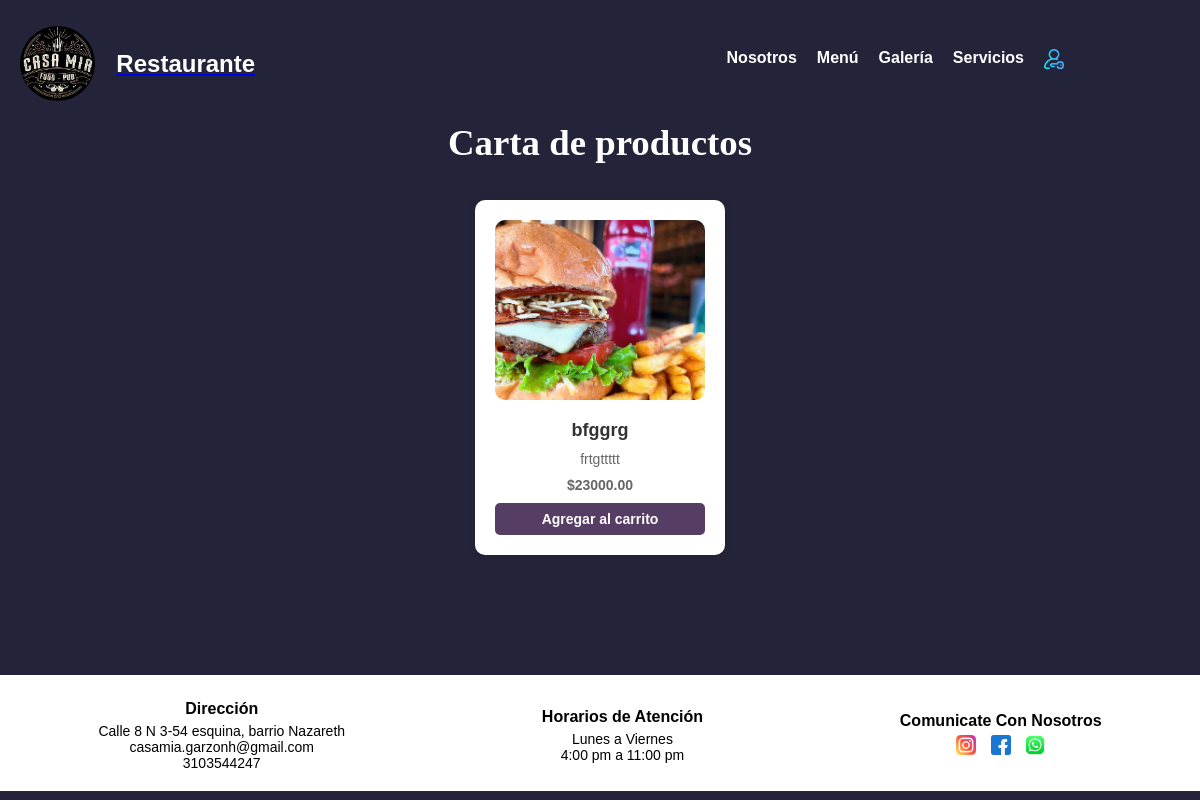
Before: /productos/ with the older database file.
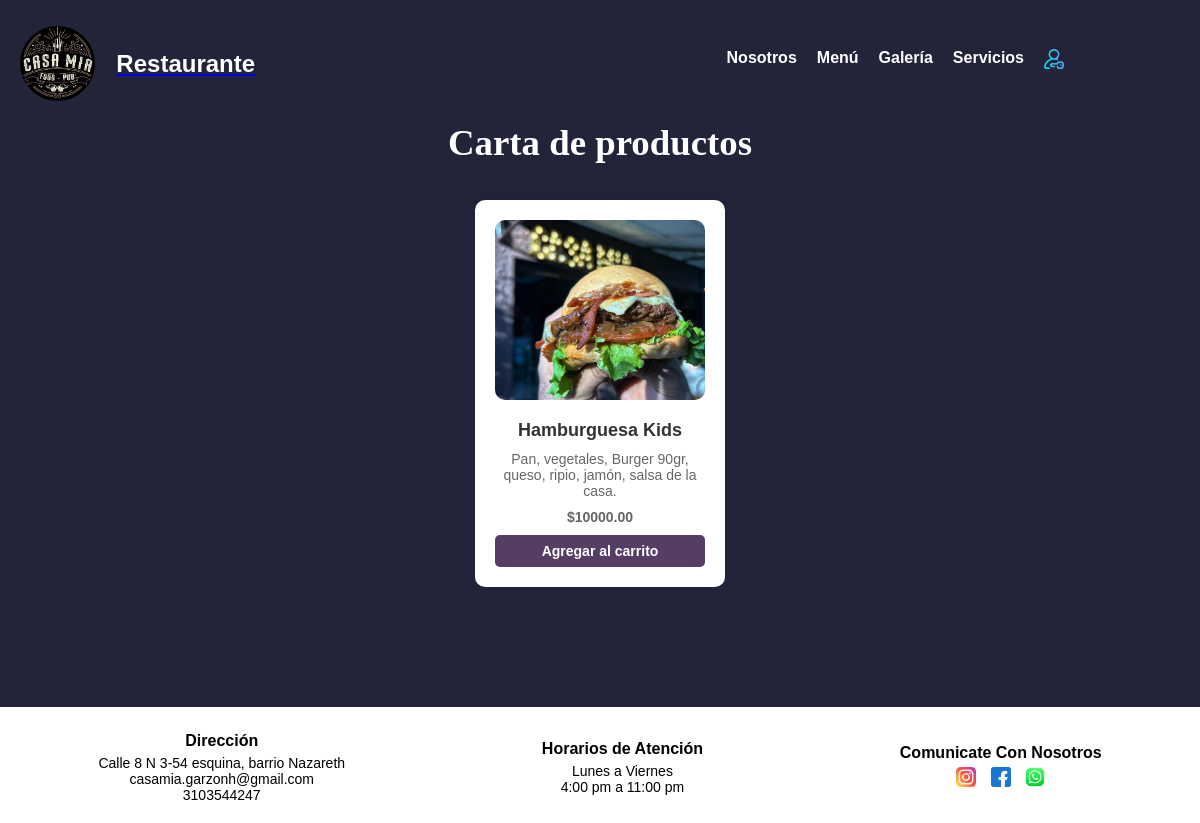
After: the same page with the newer database file.
### web/models.py (models this page shows, shortened)
class Producto(models.Model):
    id = models.AutoField(primary_key=True)
    imagen = models.ImageField(upload_to='productos/', blank=True, null=True)
    nombre = models.CharField(max_length=255)
    caracteristicas = models.TextField()
    precio = models.DecimalField(max_digits=10, decimal_places=2)
    cantidad = models.PositiveIntegerField()  # Asegúrate de que este campo esté definido

### web/views.py (the view, shortened to what this page needs)
# urls.py: path('productos/', views.productos, name='productos'),
def productos(request):
    producto_lista = Producto.objects.all()
    return render(request, 'productos.html', {'productos': producto_lista})

### web/templates/productos.html (shortened to what this page needs)
{% extends 'base.html' %}
{% block content %}
{% load static %}
<link rel="stylesheet" href="{% static 'css/productos.css'%}">
<div class="container">
	<h3> Carta de productos</h3>
{% if productos %}
    <div class="productos-container">
        {% for producto in productos %}
            <div class="producto-card">
                {% if producto.imagen %}
                    <img src="{{ producto.imagen.url }}" alt="{{ producto.nombre }}">
                {% else %}
                    <img src="{% static 'img/no-image.png' %}" alt="Sin imagen">
                {% endif %}
                <h2>{{ producto.nombre }}</h2>
                <p>{{ producto.caracteristicas }}</p>
                <p class="precio">${{ producto.precio }}</p>
				<form method="POST" action="{% url 'productos' %}">
					<button type="submit" class="btn w-100" style="background-color: var(--acento); color: var(--texto-claro);">
						Agregar al carrito
					</button>
				</form>
			</div>
        {% endfor %}
    </div>
{% else %}
    <p>No hay productos disponibles.</p>
{% endif %}
{% endblock %}

Changed rows visible on the page:
removed Producto: imagen (picture), nombre "bfggrg", caracteristicas "frtgttttt", precio "23000.00"
added Producto: imagen (picture), nombre "Hamburguesa Kids", caracteristicas "Pan, vegetales, Burger 90gr, queso, ripio, jamón, salsa de la casa.", precio "10000.00"
